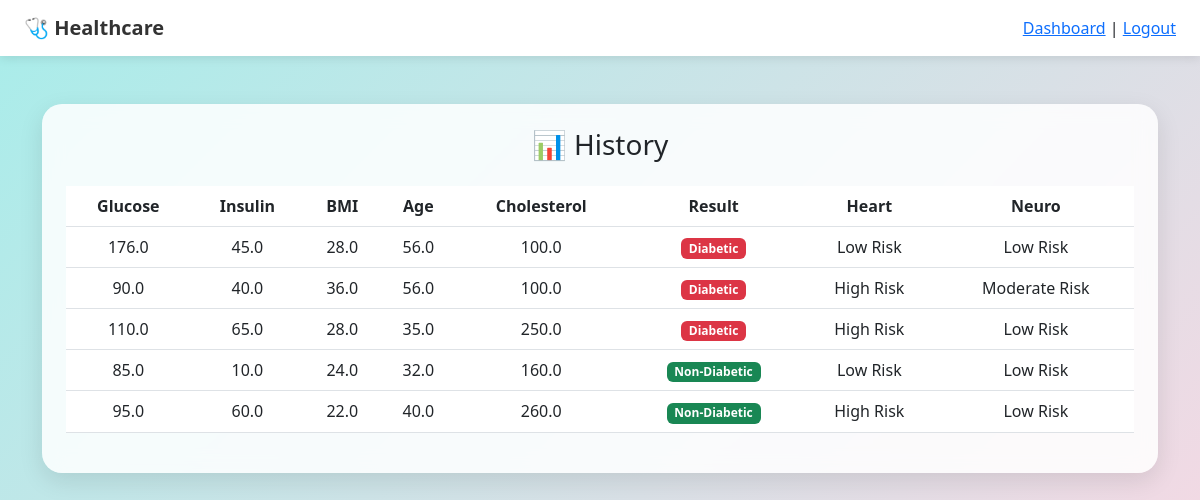
The page /history (signed in) on the database its author committed.
### app.py (models this page shows)
class History(db.Model):
    id = db.Column(db.Integer, primary_key=True)
    username = db.Column(db.String(100))
    glucose = db.Column(db.Float)
    insulin = db.Column(db.Float)
    bmi = db.Column(db.Float)
    age = db.Column(db.Float)
    cholesterol = db.Column(db.Float)
    result = db.Column(db.String(50))
    heart_risk = db.Column(db.String(50))
    neuro_risk = db.Column(db.String(50))

### app.py (the view)
@app.route('/history')
def history():
    if 'user' not in session:
        return redirect('/login')
    records = History.query.filter_by(username=session['user']).all()
    return render_template('history.html', records=records)

### templates/history.html (shortened to what this page needs)
<!DOCTYPE html>
<html>
<head>
<link href="https://cdn.jsdelivr.net/npm/bootstrap@5.3.0/dist/css/bootstrap.min.css" rel="stylesheet">
<link rel="stylesheet" href="{{ url_for('static', filename='style.css') }}">
</head>
<body>
<nav class="navbar px-4">
    <span class="navbar-brand">🩺 Healthcare</span>
    <div>
        <a href="/">Dashboard</a> |
        <a href="/logout">Logout</a>
    </div>
</nav>
<div class="container mt-5">
<div class="card p-4">
<h3 class="text-center mb-4">📊 History</h3>
<table class="table table-hover text-center">
<thead>
<tr>
<th>Glucose</th>
<th>Insulin</th>
<th>BMI</th>
<th>Age</th>
<th>Cholesterol</th>
<th>Result</th>
<th>Heart</th>
<th>Neuro</th>
</tr>
</thead>
<tbody>
{% for r in records %}
<tr>
<td>{{ r.glucose }}</td>
<td>{{ r.insulin }}</td>
<td>{{ r.bmi }}</td>
<td>{{ r.age }}</td>
<td>{{ r.cholesterol }}</td>
<td>
<span class="badge {{ 'bg-danger' if r.result=='Diabetic' else 'bg-success' }}">
{{ r.result }}
</span>
</td>
<td>{{ r.heart_risk }}</td>
<td>{{ r.neuro_risk }}</td>
</tr>
{% endfor %}
</tbody>
</table>
</div>
</div>
</body>
</html>

### static/style.css (style rules this page uses)
body { font-family: 'Segoe UI', sans-serif; background: linear-gradient(135deg, #a8edea, #fed6e3); min-height: 100vh; }
.navbar { background: white !important; box-shadow: 0 2px 10px rgba(0,0,0,0.1); }
.navbar-brand { font-weight: bold; color: #333 !important; }
.card { border-radius: 20px; border: none; background: rgba(255, 255, 255, 0.85); backdrop-filter: blur(10px); box-shadow: 0 8px 25px rgba(0,0,0,0.1); }

### rows shown on the page
History: glucose "176.0", insulin "45.0", bmi "28.0", age "56.0", cholesterol "100.0", result "Diabetic", heart_risk "Low Risk", neuro_risk "Low Risk"
History: glucose "90.0", insulin "40.0", bmi "36.0", age "56.0", cholesterol "100.0", result "Diabetic", heart_risk "High Risk", neuro_risk "Moderate Risk"
History: glucose "110.0", insulin "65.0", bmi "28.0", age "35.0", cholesterol "250.0", result "Diabetic", heart_risk "High Risk", neuro_risk "Low Risk"
History: glucose "85.0", insulin "10.0", bmi "24.0", age "32.0", cholesterol "160.0", result "Non-Diabetic", heart_risk "Low Risk", neuro_risk "Low Risk"
History: glucose "95.0", insulin "60.0", bmi "22.0", age "40.0", cholesterol "260.0", result "Non-Diabetic", heart_risk "High Risk", neuro_risk "Low Risk"
